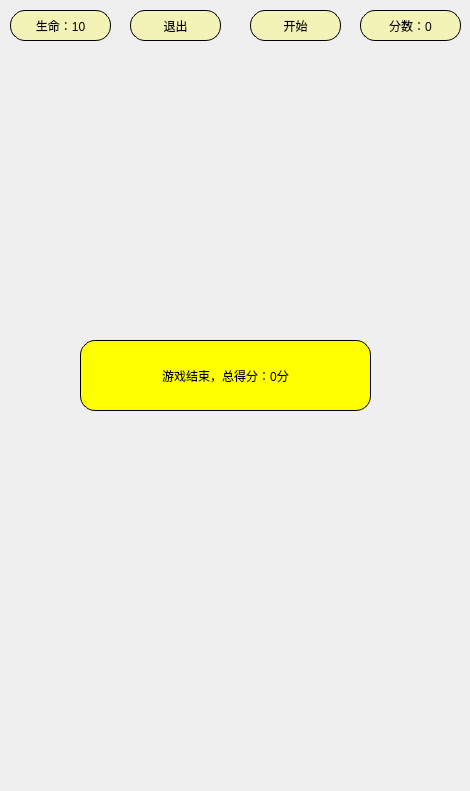
<?xml version="1.0" encoding="UTF-8"?>
<ui version="4.0">
 <class>GestureGame</class>
 <widget class="QWidget" name="GestureGame">
  <property name="geometry">
   <rect>
    <x>0</x>
    <y>0</y>
    <width>470</width>
    <height>791</height>
   </rect>
  </property>
  <property name="windowTitle">
   <string>Form</string>
  </property>
  <widget class="QLabel" name="lifeLabel">
   <property name="geometry">
    <rect>
     <x>10</x>
     <y>10</y>
     <width>101</width>
     <height>31</height>
    </rect>
   </property>
   <property name="sizePolicy">
    <sizepolicy hsizetype="Preferred" vsizetype="Preferred">
     <horstretch>0</horstretch>
     <verstretch>0</verstretch>
    </sizepolicy>
   </property>
   <property name="styleSheet">
    <string notr="true">QLabel
{
	border: 1px solid black;
	border-radius: 15px;
	font: 14pt &quot;楷体&quot;;
	color:black;
	background-color:rgba(255, 255, 0, 60)
}</string>
   </property>
   <property name="text">
    <string>生命：10</string>
   </property>
   <property name="alignment">
    <set>Qt::AlignCenter</set>
   </property>
  </widget>
  <widget class="QPushButton" name="pushButton_2">
   <property name="enabled">
    <bool>true</bool>
   </property>
   <property name="geometry">
    <rect>
     <x>250</x>
     <y>10</y>
     <width>91</width>
     <height>31</height>
    </rect>
   </property>
   <property name="styleSheet">
    <string notr="true">QPushButton
{
	border: 1px solid black;
	border-radius: 15px;
	font: 14pt &quot;楷体&quot;;
	color:black;
	background-color:rgba(255, 255, 0, 60)
}</string>
   </property>
   <property name="text">
    <string>开始</string>
   </property>
   <property name="checkable">
    <bool>false</bool>
   </property>
  </widget>
  <widget class="QLabel" name="pointLabel">
   <property name="geometry">
    <rect>
     <x>360</x>
     <y>10</y>
     <width>101</width>
     <height>31</height>
    </rect>
   </property>
   <property name="styleSheet">
    <string notr="true">QLabel
{
	border: 1px solid black;
	border-radius: 15px;
	font: 14pt &quot;楷体&quot;;
	color:black;
	background-color:rgba(255, 255, 0, 60)
}</string>
   </property>
   <property name="text">
    <string>分数：0</string>
   </property>
   <property name="alignment">
    <set>Qt::AlignCenter</set>
   </property>
  </widget>
  <widget class="QLabel" name="overLabel">
   <property name="geometry">
    <rect>
     <x>80</x>
     <y>340</y>
     <width>291</width>
     <height>71</height>
    </rect>
   </property>
   <property name="styleSheet">
    <string notr="true">QLabel
{
	border: 1px solid black;
	border-radius: 15px;
	font: 14pt &quot;楷体&quot;;
	color:black;
	background-color:rgb(255, 255, 0)
}</string>
   </property>
   <property name="text">
    <string>游戏结束，总得分：0分</string>
   </property>
   <property name="alignment">
    <set>Qt::AlignCenter</set>
   </property>
  </widget>
  <widget class="QPushButton" name="returnButton">
   <property name="enabled">
    <bool>true</bool>
   </property>
   <property name="geometry">
    <rect>
     <x>130</x>
     <y>10</y>
     <width>91</width>
     <height>31</height>
    </rect>
   </property>
   <property name="styleSheet">
    <string notr="true">QPushButton
{
	border: 1px solid black;
	border-radius: 15px;
	font: 14pt &quot;楷体&quot;;
	color:black;
	background-color:rgba(255, 255, 0, 60)
}</string>
   </property>
   <property name="text">
    <string>退出</string>
   </property>
   <property name="checkable">
    <bool>false</bool>
   </property>
  </widget>
 </widget>
 <resources/>
 <connections/>
</ui>
